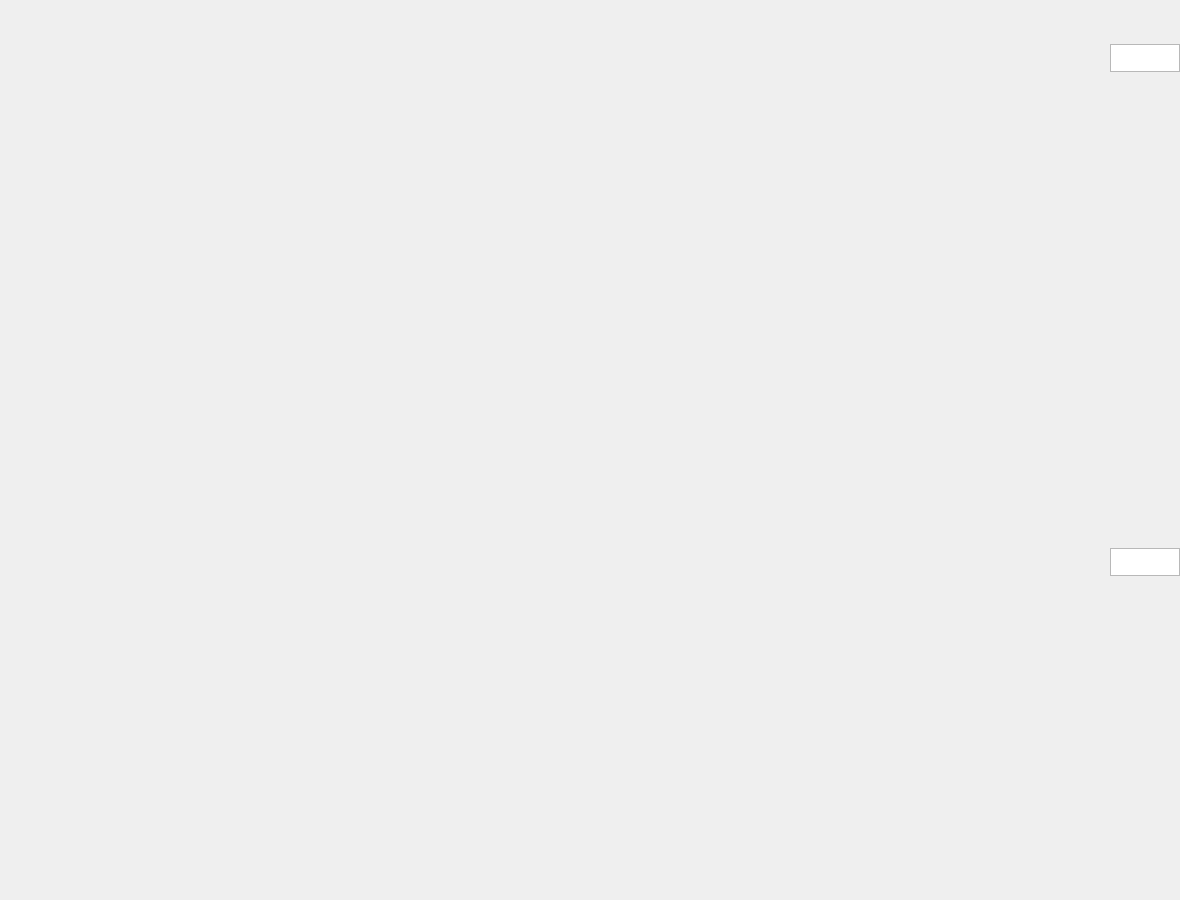
<?xml version="1.0" encoding="UTF-8"?>
<ui version="4.0">
 <class>FormLiquidSamplingB</class>
 <widget class="QWidget" name="FormLiquidSamplingB">
  <property name="geometry">
   <rect>
    <x>0</x>
    <y>0</y>
    <width>1180</width>
    <height>900</height>
   </rect>
  </property>
  <property name="windowTitle">
   <string>Form</string>
  </property>
  <widget class="QLabel" name="label_background">
   <property name="geometry">
    <rect>
     <x>0</x>
     <y>0</y>
     <width>1180</width>
     <height>900</height>
    </rect>
   </property>
   <property name="text">
    <string/>
   </property>
   <property name="pixmap">
    <pixmap resource="res.qrc">:/ui_ctrls/Res/layout10.png</pixmap>
   </property>
  </widget>
  <widget class="QLabel" name="label_HC7401">
   <property name="geometry">
    <rect>
     <x>69</x>
     <y>72</y>
     <width>90</width>
     <height>90</height>
    </rect>
   </property>
   <property name="cursor">
    <cursorShape>PointingHandCursor</cursorShape>
   </property>
   <property name="text">
    <string/>
   </property>
   <property name="pixmap">
    <pixmap resource="res.qrc">:/ui_ctrls/Res/svalve6.png</pixmap>
   </property>
  </widget>
  <widget class="QLabel" name="label_HC7402">
   <property name="geometry">
    <rect>
     <x>199</x>
     <y>72</y>
     <width>90</width>
     <height>90</height>
    </rect>
   </property>
   <property name="cursor">
    <cursorShape>PointingHandCursor</cursorShape>
   </property>
   <property name="text">
    <string/>
   </property>
   <property name="pixmap">
    <pixmap resource="res.qrc">:/ui_ctrls/Res/svalve6.png</pixmap>
   </property>
  </widget>
  <widget class="QLabel" name="label_HC7403">
   <property name="geometry">
    <rect>
     <x>329</x>
     <y>72</y>
     <width>90</width>
     <height>90</height>
    </rect>
   </property>
   <property name="cursor">
    <cursorShape>PointingHandCursor</cursorShape>
   </property>
   <property name="text">
    <string/>
   </property>
   <property name="pixmap">
    <pixmap resource="res.qrc">:/ui_ctrls/Res/svalve6.png</pixmap>
   </property>
  </widget>
  <widget class="QLabel" name="label_HC7404">
   <property name="geometry">
    <rect>
     <x>459</x>
     <y>72</y>
     <width>90</width>
     <height>90</height>
    </rect>
   </property>
   <property name="cursor">
    <cursorShape>PointingHandCursor</cursorShape>
   </property>
   <property name="text">
    <string/>
   </property>
   <property name="pixmap">
    <pixmap resource="res.qrc">:/ui_ctrls/Res/svalve6.png</pixmap>
   </property>
  </widget>
  <widget class="QLabel" name="label_HC7405">
   <property name="geometry">
    <rect>
     <x>589</x>
     <y>72</y>
     <width>90</width>
     <height>90</height>
    </rect>
   </property>
   <property name="cursor">
    <cursorShape>PointingHandCursor</cursorShape>
   </property>
   <property name="text">
    <string/>
   </property>
   <property name="pixmap">
    <pixmap resource="res.qrc">:/ui_ctrls/Res/svalve6.png</pixmap>
   </property>
  </widget>
  <widget class="QLabel" name="label_HC7406">
   <property name="geometry">
    <rect>
     <x>719</x>
     <y>72</y>
     <width>90</width>
     <height>90</height>
    </rect>
   </property>
   <property name="cursor">
    <cursorShape>PointingHandCursor</cursorShape>
   </property>
   <property name="text">
    <string/>
   </property>
   <property name="pixmap">
    <pixmap resource="res.qrc">:/ui_ctrls/Res/svalve6.png</pixmap>
   </property>
  </widget>
  <widget class="QLabel" name="label_HC7407">
   <property name="geometry">
    <rect>
     <x>849</x>
     <y>72</y>
     <width>90</width>
     <height>90</height>
    </rect>
   </property>
   <property name="cursor">
    <cursorShape>PointingHandCursor</cursorShape>
   </property>
   <property name="text">
    <string/>
   </property>
   <property name="pixmap">
    <pixmap resource="res.qrc">:/ui_ctrls/Res/svalve6.png</pixmap>
   </property>
  </widget>
  <widget class="QLabel" name="label_HC7408">
   <property name="geometry">
    <rect>
     <x>979</x>
     <y>72</y>
     <width>90</width>
     <height>90</height>
    </rect>
   </property>
   <property name="cursor">
    <cursorShape>PointingHandCursor</cursorShape>
   </property>
   <property name="text">
    <string/>
   </property>
   <property name="pixmap">
    <pixmap resource="res.qrc">:/ui_ctrls/Res/svalve6.png</pixmap>
   </property>
  </widget>
  <widget class="QLabel" name="label_HC7409">
   <property name="geometry">
    <rect>
     <x>199</x>
     <y>232</y>
     <width>90</width>
     <height>90</height>
    </rect>
   </property>
   <property name="cursor">
    <cursorShape>PointingHandCursor</cursorShape>
   </property>
   <property name="text">
    <string/>
   </property>
   <property name="pixmap">
    <pixmap resource="res.qrc">:/ui_ctrls/Res/svalve6.png</pixmap>
   </property>
  </widget>
  <widget class="QLabel" name="label_HC7410">
   <property name="geometry">
    <rect>
     <x>329</x>
     <y>232</y>
     <width>90</width>
     <height>90</height>
    </rect>
   </property>
   <property name="cursor">
    <cursorShape>PointingHandCursor</cursorShape>
   </property>
   <property name="text">
    <string/>
   </property>
   <property name="pixmap">
    <pixmap resource="res.qrc">:/ui_ctrls/Res/svalve6.png</pixmap>
   </property>
  </widget>
  <widget class="QLabel" name="label_HC7411">
   <property name="geometry">
    <rect>
     <x>459</x>
     <y>232</y>
     <width>90</width>
     <height>90</height>
    </rect>
   </property>
   <property name="cursor">
    <cursorShape>PointingHandCursor</cursorShape>
   </property>
   <property name="text">
    <string/>
   </property>
   <property name="pixmap">
    <pixmap resource="res.qrc">:/ui_ctrls/Res/svalve6.png</pixmap>
   </property>
  </widget>
  <widget class="QLabel" name="label_HC7412">
   <property name="geometry">
    <rect>
     <x>719</x>
     <y>232</y>
     <width>90</width>
     <height>90</height>
    </rect>
   </property>
   <property name="cursor">
    <cursorShape>PointingHandCursor</cursorShape>
   </property>
   <property name="text">
    <string/>
   </property>
   <property name="pixmap">
    <pixmap resource="res.qrc">:/ui_ctrls/Res/svalve6.png</pixmap>
   </property>
  </widget>
  <widget class="QLabel" name="label_HC7413">
   <property name="geometry">
    <rect>
     <x>849</x>
     <y>232</y>
     <width>90</width>
     <height>90</height>
    </rect>
   </property>
   <property name="cursor">
    <cursorShape>PointingHandCursor</cursorShape>
   </property>
   <property name="text">
    <string/>
   </property>
   <property name="pixmap">
    <pixmap resource="res.qrc">:/ui_ctrls/Res/svalve6.png</pixmap>
   </property>
  </widget>
  <widget class="QLabel" name="label_HC7414">
   <property name="geometry">
    <rect>
     <x>979</x>
     <y>232</y>
     <width>90</width>
     <height>90</height>
    </rect>
   </property>
   <property name="cursor">
    <cursorShape>PointingHandCursor</cursorShape>
   </property>
   <property name="text">
    <string/>
   </property>
   <property name="pixmap">
    <pixmap resource="res.qrc">:/ui_ctrls/Res/svalve6.png</pixmap>
   </property>
  </widget>
  <widget class="QLabel" name="label_HC7415">
   <property name="geometry">
    <rect>
     <x>589</x>
     <y>452</y>
     <width>90</width>
     <height>90</height>
    </rect>
   </property>
   <property name="cursor">
    <cursorShape>PointingHandCursor</cursorShape>
   </property>
   <property name="text">
    <string/>
   </property>
   <property name="pixmap">
    <pixmap resource="res.qrc">:/ui_ctrls/Res/svalve6.png</pixmap>
   </property>
  </widget>
  <widget class="QLabel" name="label_HC7417">
   <property name="geometry">
    <rect>
     <x>849</x>
     <y>452</y>
     <width>90</width>
     <height>90</height>
    </rect>
   </property>
   <property name="cursor">
    <cursorShape>PointingHandCursor</cursorShape>
   </property>
   <property name="text">
    <string/>
   </property>
   <property name="pixmap">
    <pixmap resource="res.qrc">:/ui_ctrls/Res/svalve6.png</pixmap>
   </property>
  </widget>
  <widget class="QLabel" name="label_HC7416">
   <property name="geometry">
    <rect>
     <x>719</x>
     <y>452</y>
     <width>90</width>
     <height>90</height>
    </rect>
   </property>
   <property name="cursor">
    <cursorShape>PointingHandCursor</cursorShape>
   </property>
   <property name="text">
    <string/>
   </property>
   <property name="pixmap">
    <pixmap resource="res.qrc">:/ui_ctrls/Res/svalve4.png</pixmap>
   </property>
  </widget>
  <widget class="QLabel" name="label_HC7301">
   <property name="geometry">
    <rect>
     <x>69</x>
     <y>451</y>
     <width>90</width>
     <height>90</height>
    </rect>
   </property>
   <property name="cursor">
    <cursorShape>PointingHandCursor</cursorShape>
   </property>
   <property name="text">
    <string/>
   </property>
   <property name="pixmap">
    <pixmap resource="res.qrc">:/ui_ctrls/Res/svalve6.png</pixmap>
   </property>
  </widget>
  <widget class="QLabel" name="label_HC7302">
   <property name="geometry">
    <rect>
     <x>200</x>
     <y>402</y>
     <width>148</width>
     <height>148</height>
    </rect>
   </property>
   <property name="cursor">
    <cursorShape>PointingHandCursor</cursorShape>
   </property>
   <property name="text">
    <string/>
   </property>
   <property name="pixmap">
    <pixmap resource="res.qrc">:/ui_ctrls/Res/svalve7.png</pixmap>
   </property>
  </widget>
  <widget class="QLabel" name="label_TICA7503">
   <property name="geometry">
    <rect>
     <x>1118</x>
     <y>10</y>
     <width>30</width>
     <height>28</height>
    </rect>
   </property>
   <property name="cursor">
    <cursorShape>PointingHandCursor</cursorShape>
   </property>
   <property name="text">
    <string/>
   </property>
   <property name="pixmap">
    <pixmap resource="res.qrc">:/ui_ctrls/UICtrls/Res/temperature_controller.png</pixmap>
   </property>
  </widget>
  <widget class="QLabel" name="label_TICA7504">
   <property name="geometry">
    <rect>
     <x>1118</x>
     <y>584</y>
     <width>30</width>
     <height>28</height>
    </rect>
   </property>
   <property name="cursor">
    <cursorShape>PointingHandCursor</cursorShape>
   </property>
   <property name="text">
    <string/>
   </property>
   <property name="pixmap">
    <pixmap resource="res.qrc">:/ui_ctrls/UICtrls/Res/temperature_controller.png</pixmap>
   </property>
  </widget>
  <widget class="QTextEdit" name="textEdit_TICA7504">
   <property name="geometry">
    <rect>
     <x>1110</x>
     <y>548</y>
     <width>70</width>
     <height>28</height>
    </rect>
   </property>
   <property name="font">
    <font>
     <family>Tahoma</family>
     <pointsize>11</pointsize>
    </font>
   </property>
   <property name="readOnly">
    <bool>true</bool>
   </property>
   <property name="acceptRichText">
    <bool>true</bool>
   </property>
  </widget>
  <widget class="QTextEdit" name="textEdit_TICA7503">
   <property name="geometry">
    <rect>
     <x>1110</x>
     <y>44</y>
     <width>70</width>
     <height>28</height>
    </rect>
   </property>
   <property name="font">
    <font>
     <family>Tahoma</family>
     <pointsize>11</pointsize>
    </font>
   </property>
   <property name="readOnly">
    <bool>true</bool>
   </property>
   <property name="acceptRichText">
    <bool>true</bool>
   </property>
  </widget>
 </widget>
 <resources>
  <include location="res.qrc"/>
 </resources>
 <connections/>
</ui>
